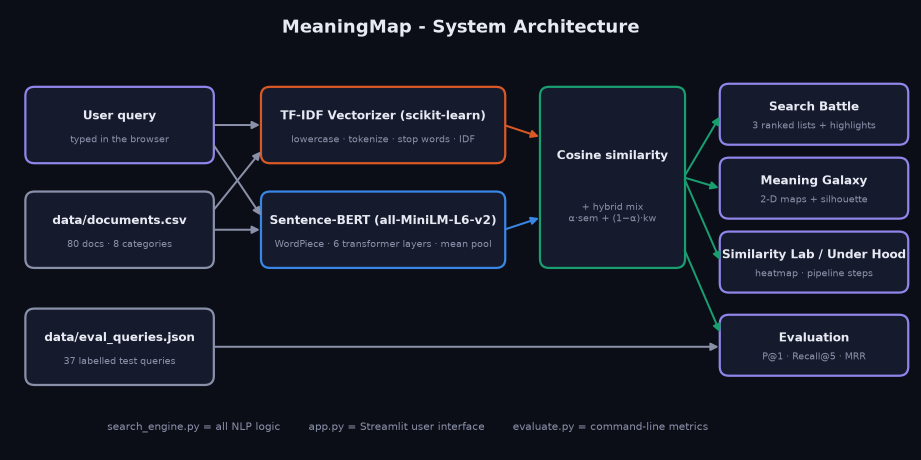
#> input picture docs/diagrams/architecture.png, 1842 x 919 px (shown at 1/2 size)
$ python -i make_report.py   (imports and definitions only)
#> lines starting #> are read from the running program, lines starting #| are printed output that depends on the picture
"""
Builds the project report (docs/MeaningMap_Report.docx).
    python docs/make_report.py      (run evaluate.py first so results/ exists)
Numbers are read from results/*.csv, so the report always matches the code.
"""
from pathlib import Path

import pandas as pd
from docx import Document
from docx.enum.text import WD_ALIGN_PARAGRAPH
from docx.shared import Inches, Pt, RGBColor

DOCS = Path(__file__).parent
ROOT = DOCS.parent
# [1 line that did not run here, left out]
# [1 line that did not run here, left out]
# [1 line that did not run here, left out]

# [1 line that did not run here, left out]
# [1 line that did not run here, left out]
# [1 line that did not run here, left out]


def para(text, bold=False, italic=False, size=None, align=None):
    p = doc.add_paragraph()
    run = p.add_run(text)
    run.bold, run.italic = bold, italic
    if size:
        run.font.size = Pt(size)
    if align:
        p.alignment = align
    return p


def bullets(items):
    for item in items:
        doc.add_paragraph(item, style="List Bullet")


def table(header, rows):
    t = doc.add_table(rows=1, cols=len(header))
    t.style = "Light Grid Accent 1"
    for cell, h in zip(t.rows[0].cells, header):
        cell.text = h
        cell.paragraphs[0].runs[0].bold = True
    for row in rows:
        cells = t.add_row().cells
        for cell, value in zip(cells, row):
            cell.text = str(value)
    doc.add_paragraph()


def trimmed(path):
    """Screenshot without the sidebar, the page header and the empty space at the bottom."""
#> called with path = 'diagrams/architecture.png'
    from io import BytesIO
    from PIL import Image, ImageChops
    img = Image.open(path).convert("RGB")
    img = img.crop((340, 0, img.width, img.height))
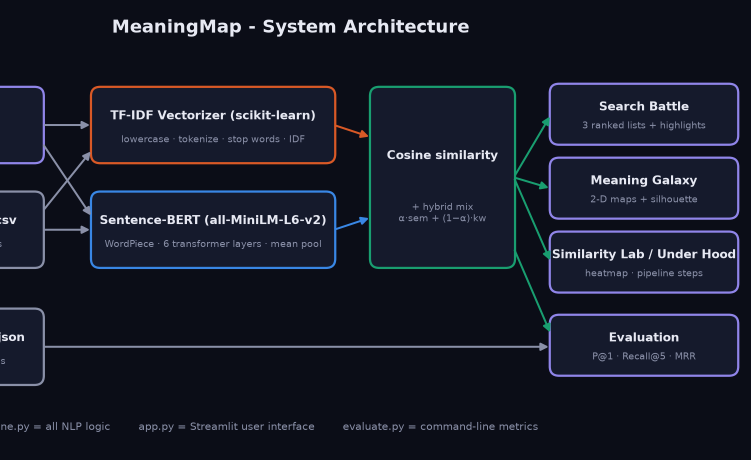
#> img: PIL image 1502x919 RGB (shown at 1/2 size); mean R, G, B 22.8, 26.1, 39.8
    box = ImageChops.difference(img, Image.new("RGB", img.size, "white")).getbbox()
#> box = (0, 0, 1502, 919)
    img = img.crop((0, 395, img.width, min(img.height, box[3] + 20, 395 + 1000)))
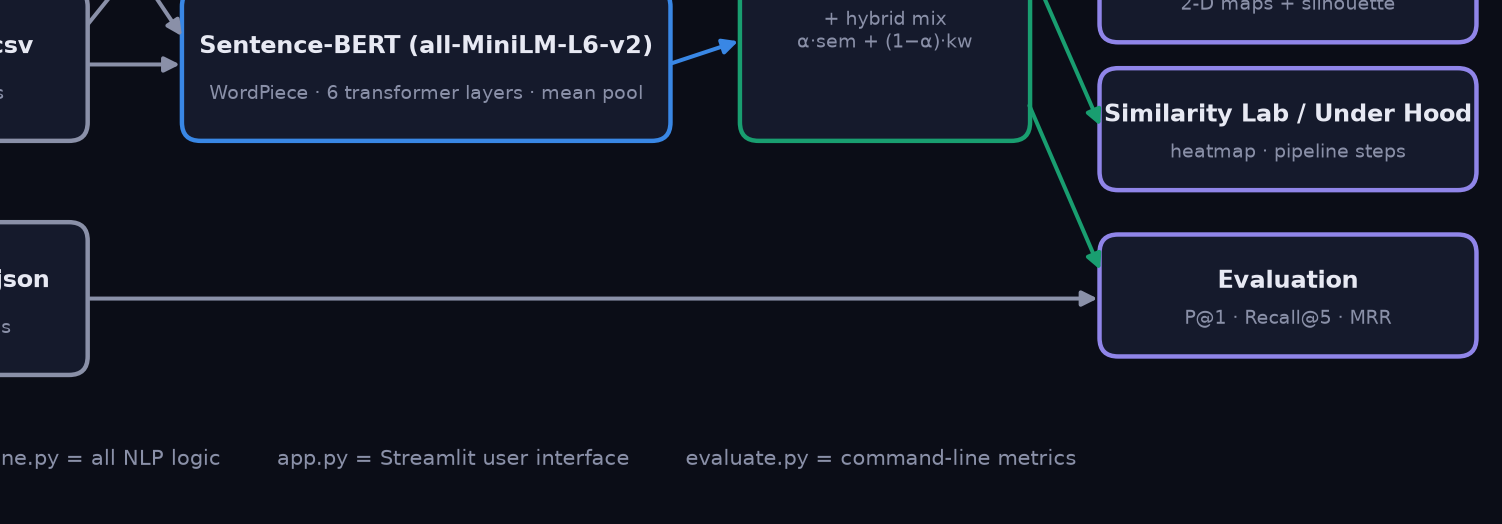
#> img: PIL image 1502x524 RGB; mean R, G, B 20.7, 24.4, 38.3
    buffer = BytesIO()
    img.save(buffer, format="PNG")
    buffer.seek(0)
    return buffer


def figure(path, caption, width=6.3):
    doc.add_picture(str(path) if not hasattr(path, "read") else path, width=Inches(width))
    doc.paragraphs[-1].alignment = WD_ALIGN_PARAGRAPH.CENTER
    p = para(caption, italic=True, size=9, align=WD_ALIGN_PARAGRAPH.CENTER)
    p.runs[0].font.color.rgb = RGBColor(0x55, 0x55, 0x55)


# ---------------- Title page ----------------
# [16 lines not run here, left out]
# [1 line that did not run here, left out]
# [163 lines not run here, left out]
shots = [("1_search_battle.png", "Search"), ("2_meaning_galaxy.png", "Document map"),
         ("6_similarity_bank.png", "Compare sentences"), ("4_under_the_hood.png", "How it works"),
         ("5_evaluation.png", "Evaluation")]
# [50 lines not run here, left out]
refs = [
    "G. Salton, A. Wong, C. S. Yang. A vector space model for automatic indexing. Communications of the ACM, 18(11), 1975.",
    "K. Spärck Jones. A statistical interpretation of term specificity and its application in retrieval. Journal of Documentation, 28(1), 1972.",
    "N. Reimers, I. Gurevych. Sentence-BERT: Sentence Embeddings using Siamese BERT-Networks. EMNLP-IJCNLP, 2019.",
    "J. Devlin, M.-W. Chang, K. Lee, K. Toutanova. BERT: Pre-training of Deep Bidirectional Transformers for Language Understanding. NAACL, 2019.",
    "W. Wang et al. MiniLM: Deep Self-Attention Distillation for Task-Agnostic Compression of Pre-Trained Transformers. NeurIPS, 2020.",
    "A. Vaswani et al. Attention Is All You Need. NeurIPS, 2017.",
    "F. Pedregosa et al. Scikit-learn: Machine Learning in Python. JMLR 12, 2011.",
    "P. Lewis et al. Retrieval-Augmented Generation for Knowledge-Intensive NLP Tasks. NeurIPS, 2020.",
    "N. Thakur et al. BEIR: A Heterogeneous Benchmark for Zero-shot Evaluation of Information Retrieval Models. NeurIPS Datasets and Benchmarks, 2021.",
]
# [5 lines not run here, left out]

>>> result = trimmed('diagrams/architecture.png')
